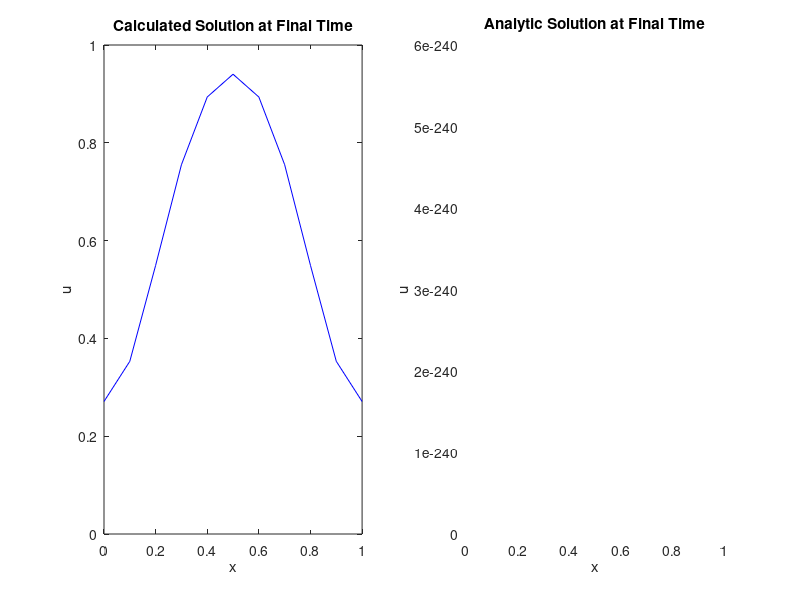

Recreate this plot in MATLAB.
%% 1D Galerkin with implicit backward Euler

% Building the elemental mass and stiffness matrices 

% Mapping from x to xi
% Number of nodes, x left boundary, x right boundary, f(x)
N = 11;
xl = 0;
xr = 1;
f = @(x) sin(pi*x);

% Creating a uniform grid and connectivity map
Ne = N-1;
h = (xr-xl)/(N-1);
x = zeros(N);
iee = zeros(Ne,2);

for i = 1:Ne
    x(i) = xl+(i-1)*h;
    iee(i,1) = i;
    iee(i,2) = i+1; 
end

x(N) = xr;

% Defining parent grid basis functions and derivatives with the bounds
% -1<=xi<=1
phi1 = @(xi) (1-xi)/2;
phi2 = @(xi) (1+xi)/2;
dphi1 = -1/2;
dphi2 = 1/2;
dx = h/2;
dxi = 2/h;

% Initialization of K(stiffness matrix), F, and M, as well as the local
% matrices
K = zeros(N,N);
M = zeros(N,N);
F = zeros(N,1);
klocal = zeros(2,2);
flocal = zeros(2,1);
mlocal = [2,1;1,2];

for k = 1:Ne
    %% Attempting to solve with quadrature
    flocal(1) = dx*(f(0)*phi1(-1)+f(1)*phi1(1));
    flocal(2) = dx*(f(0)*phi2(-1)+f(1)*phi2(1));
    klocal(1,1) = (dxi*dphi1)*(dxi*dphi1)*dx;
    klocal(1,2) = (dxi*dphi1)*(dxi*dphi2)*dx;
    klocal(2,1) = (dxi*dphi2)*(dxi*dphi1)*dx;
    klocal(2,2) = (dxi*dphi2)*(dxi*dphi2)*dx;
    % Finite element assembly
    for l = 1:2
        global_node1 = iee(k,l);
        F(global_node1) = F(global_node1) + flocal(l);
        for m = 1:2
            global_node2 = iee(k,m);
            K(global_node1, global_node2) = K(global_node1, global_node2)+klocal(l,m);
            M(global_node1, global_node2) = M(global_node1, global_node2)+mlocal(l,l);
        end
    end
end


%% 1D Finite Element Heat Equation Addition with backward Euler
% Time step
dt = 1/551;
T0 = 0;
Tf = 1;
nt = (Tf-T0)/dt;
ctime = T0;

% Defining fhat function, flocal as fl, Fn which serves as F, and u
fhat = @(x,t) (pi^2-1)*exp(-t)*sin(pi*x);
fl = zeros(2,1);
Fn = zeros(N,1);
u = exp(-0)*sin(pi*x);
for n = 1:nt
    ctime = T0 + (n*dt);
    % Building the time-dependent RHS vector
    for k = 1:Ne
        % Attempting to solve with quadrature
        %fl(1) = dx*(fhat(0,ctime)*phi1(-1)+fhat(1,ctime)*phi1(1));
        %fl(2) = dx*(fhat(0,ctime)*phi2(-1)+fhat(1,ctime)*phi2(1));
        fl(1) = dx*(fhat(x(iee(k,1)),ctime)*phi1(-1)+fhat(x(iee(k,2)),ctime)*phi1(1));
        fl(2) = dx*(fhat(x(iee(k,1)),ctime)*phi2(-1)+fhat(x(iee(k,2)),ctime)*phi2(1));
        % Finite Element Assembly
        for l = 1:2
            global_node1 = iee(k,l);
            Fn(global_node1) = Fn(global_node1)+fl(l);
        end
    end
    B = (1/dt)*M+K;
    u = (1/dt)*pinv(B)*M*u+pinv(B)*F;
end

figure;
subplot(1,2,1);
plot(x,u,'b');
title('Calculated Solution at Final Time')
xlabel('x');
ylabel('u');

usol = exp(-nt)*sin(pi*x);
subplot(1,2,2);
plot(x,usol, 'r--');
title('Analytic Solution at Final Time')
xlabel('x');
ylabel('u');


